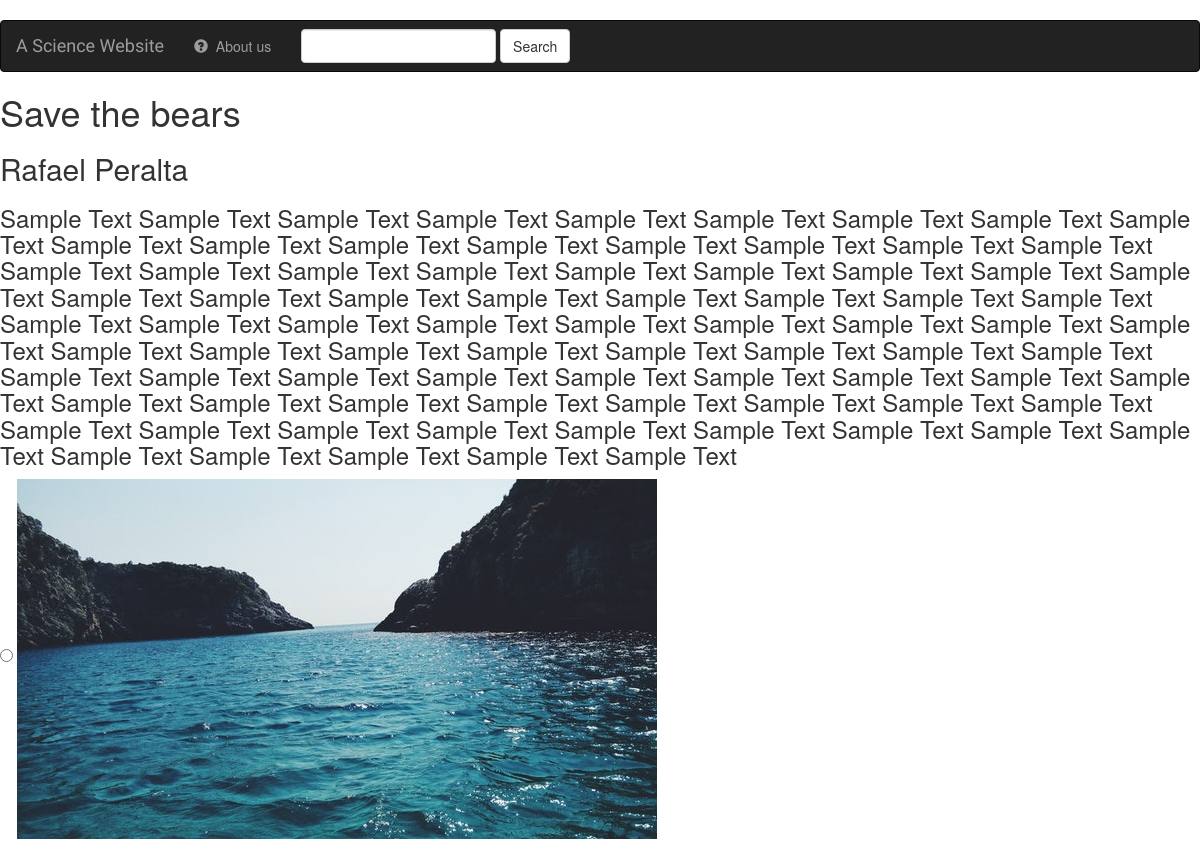
The app's page /project/3 with its own data.
### project/models.py (models this page shows, shortened)
class Project(models.Model):
    name = models.CharField(max_length=300) #Name of the project
    team_leader = models.CharField(max_length=250) #Leader of the team
    content = models.TextField() #One field for the content of the project

class Image(models.Model): #This table will contain the content of the projects
    project = models.ForeignKey(Project, on_delete=models.CASCADE)
    name = models.CharField(max_length=400)   #Name or location of the image
    is_favorite = models.BooleanField(default=False)

### project/views.py (the view)
# urls.py: path('<int:project_id>', views.detail, name='detail'),
def detail(request, project_id):
    project = get_object_or_404(Project, pk=project_id)
    return render(request, 'project/detail.html', {'project': project})

### project/templates/project/detail.html (shortened to what this page needs)
{% load staticfiles  %}
<link rel="stylesheet" href="https://maxcdn.bootstrapcdn.com/bootstrap/3.3.6/css/bootstrap.min.css">﻿
<link rel="stylesheet" type="text/css" href="{% static 'project/style.css'%}">
<nav class="navbar navbar-inverse">
    <div class="container-fluid">
        <div class="navbar-header">
            <a class="navbar-brand" href="{% url 'project:index' %}">A Science Website</a>
        </div>
        <div class="collapse navbar-collapse" id="topNavBar">
            <ul class="nav navbar-nav">
                <li class="nav navbar-nav">
                    <a href="{% url 'project:index' %}">
                        <span class="glyphicon glyphicon-question-sign" aria-hidden="true"></span>&nbsp;
                        About us
                    </a>
                </li>
            </ul>
            <form class="navbar-form navbar-left" role="search" method="get" action="#">
                <div class="form-group">
                    <input type="text" class="form-control" name="q" value="">
                </div>
                <button type="submit" class="btn btn-default">Search</button>
            </form>
        </div>
    </div>
</nav>
<h1>{{project.name}}</h1>
<h2>{{project.team_leader}}</h2>
<h3>{{project.content}}</h3>
<form action="{% url 'project:detail' project.id %}" method="post">
    {%  for image in project.image_set.all %}
   <input type="radio" id="image{{ forloop.counter }}" name="image" value="{{ name.id }}">
    <label for="image{{ forloop.counter }}" >
       <img src="{% static "project/images/ocean1.jpeg" %}" alt="Image Description">
    </label>  <br>
    {% endfor %}
</form>

### project/static/project/style.css (style rules this page uses)
.navbar { border-radius: 10 }
.navbar-brand { font-family: 'Satisfy', cursive; }

### records on screen
Project: name "Save the bears", team_leader "Rafael Peralta", content "Sample Text Sample Text Sample Text Sample Text Sample Text Sample Text Sample Text Sample Text Sample Text Sample Text Sample Text Sample Text Sample Text Sample Text Sample Text Sample Text Sample Text Sample Text Sample Text Sample Text Sample Text Sample Text Sample Text Sample Text Sample Text Sample Text Sample Text Sample Text Sample Text Sample Text Sample Text Sample Text Sample Text Sample Text Sample Text Sample Text Sample Text Sample Text Sample Text Sample Text Sample Text Sample Text Sample Text Sample Text Sample Text Sample Text Sample Text Sample Text Sample Text Sample Text Sample Text Sample Text Sample Text Sample Text Sample Text Sample Text Sample Text Sample Text…"
